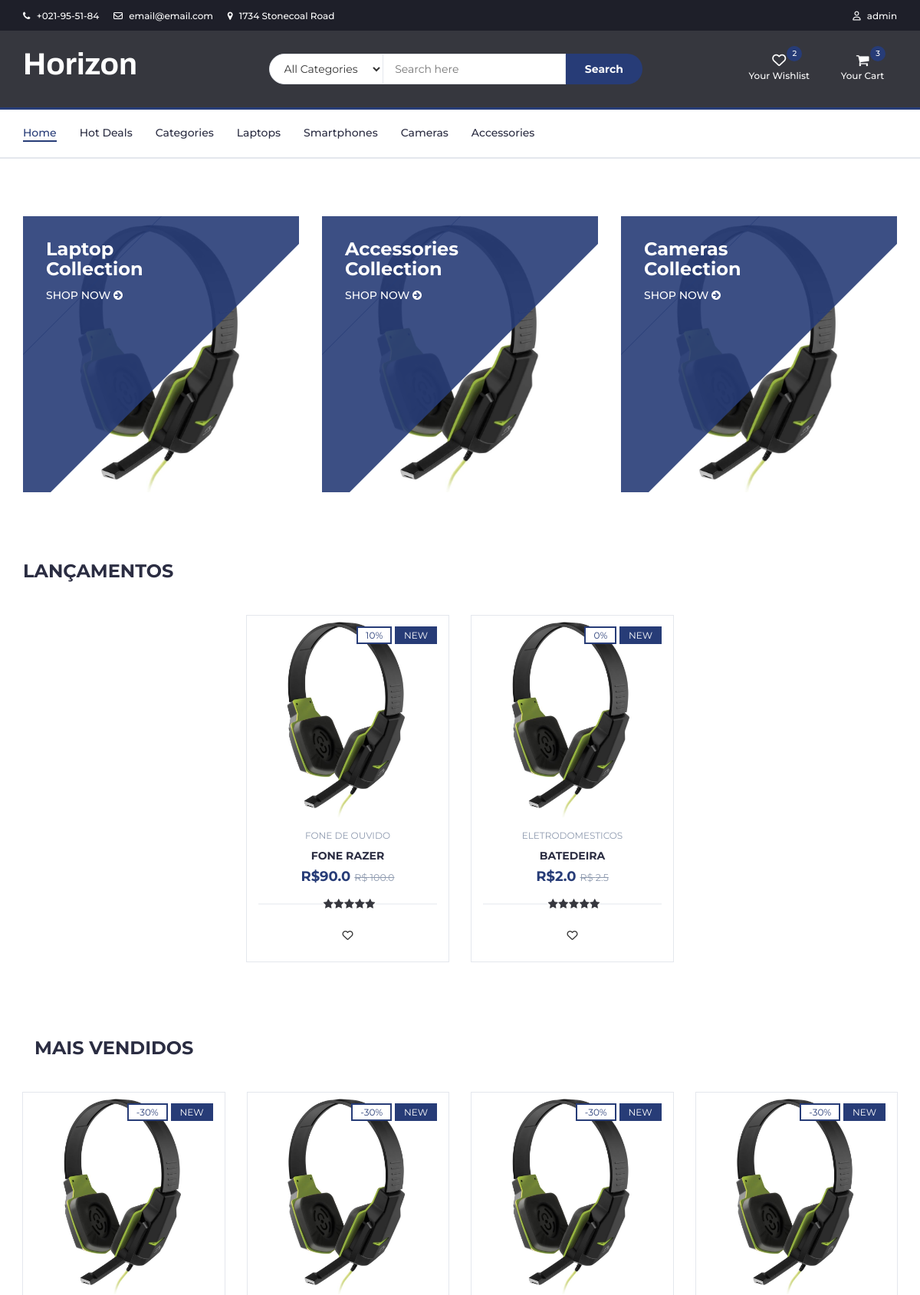
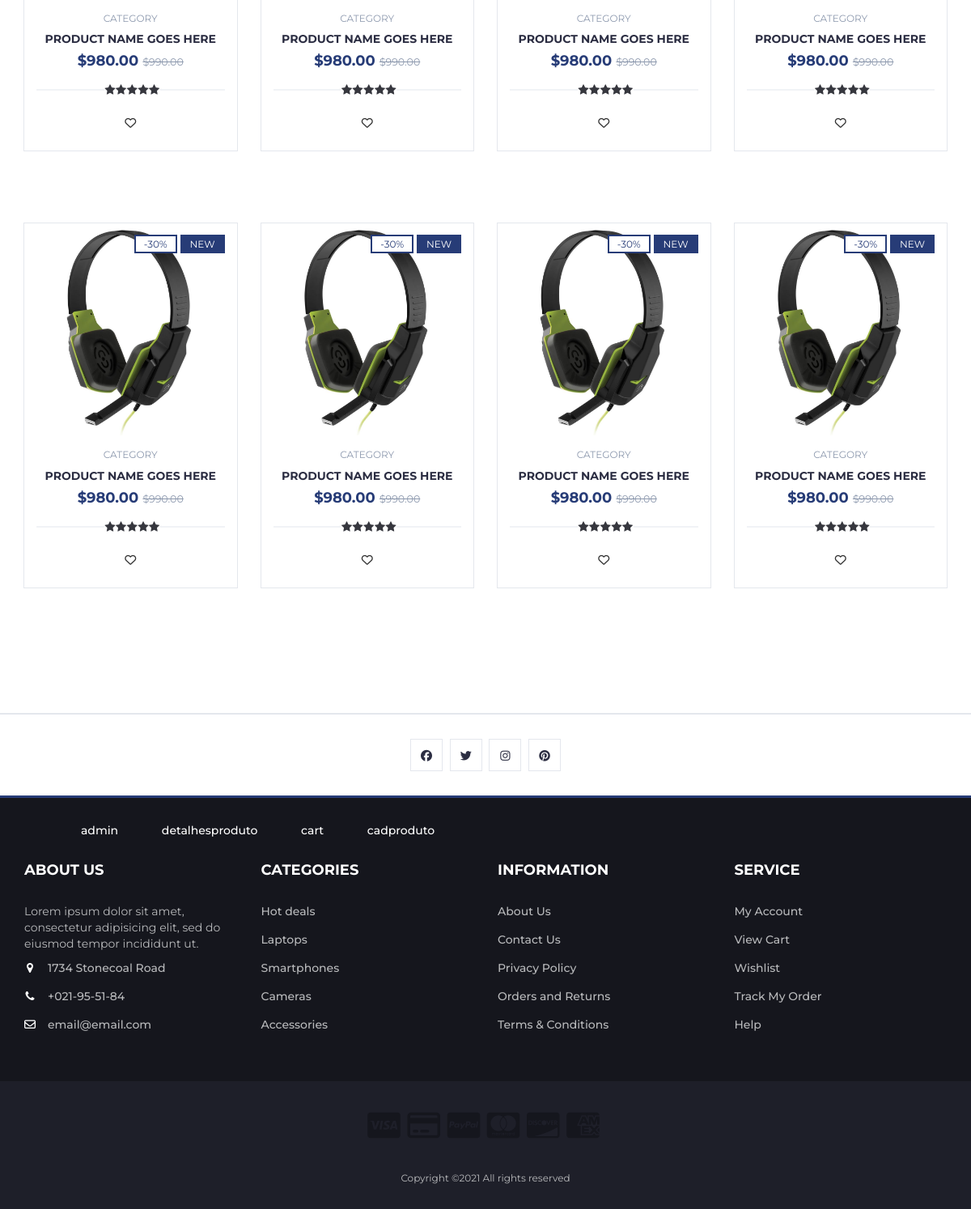
The app's page / (signed in) with its own data (2 pictures, top to bottom).
### ecommerce/models.py (models this page shows, shortened)
class Produtos(models.Model):
    nome = models.CharField(max_length=255,null=False,blank=False)
    preco = models.FloatField(null=False,blank=False)
    preco_desconto = models.FloatField(null=False,blank=False)
    percentual_desconto = models.IntegerField()
    categoria = models.ForeignKey('Categorias',on_delete=models.CASCADE)
    descricao = models.TextField(null=False)
    especificacoes = models.TextField(null=False,blank=False)
    quantidade_estoque = models.IntegerField(null=False,blank=False)
    quantidade_vendida = models.IntegerField(null=False)
    cor = models.ManyToManyField('Cores')
    created_at = models.DateTimeField(auto_now_add=True)
    updated_at = models.DateTimeField(auto_now=True)

class Categorias (models.Model):
    class Meta:
        ordering = ['categoria']
    categoria = models.CharField(max_length=255,blank=False,null=False,unique=True)
    def __str__(self) -> str:
        return self.categoria

### ecommerce/views.py (the view)
# urls.py: path('', views.home),
def home(request):
    lancamentos = Produtos.objects.filter(created_at__gte=datetime.datetime.now()-datetime.timedelta(days=7))
    ls = [1,2,2,2,2,2,2,2]
    cliente = Clientes.objects.filter(usuario = request.user.id).first()
    if cliente == None:
        return redirect('/cadclientes')
    return render(request,'ecommerce/index.html',{'lancamentos':lancamentos,'ls':ls})

### ecommerce/templates/ecommerce/index.html (shortened to what this page needs)
{% extends 'base.html' %}
{% load static %}
{% block content %}
		<div class="section">
			<div class="container">
				<div class="row">
					<div class="col-md-4 col-xs-6 ">
						<div class="shop">
							<div class="shop-img">
								<img src="{% static '/img/razer.jpg' %}" alt="">
							</div>
							<div class="shop-body">
								<h3>Laptop<br>Collection</h3>
								<a href="#" class="cta-btn">Shop now <i class="fa fa-arrow-circle-right"></i></a>
							</div>
						</div>
					</div>
					<div class="col-md-4 col-xs-6">
						<div class="shop">
							<div class="shop-img">
								<img src="{% static '/img/razer.jpg' %}" alt="">
							</div>
							<div class="shop-body">
								<h3>Accessories<br>Collection</h3>
								<a href="#" class="cta-btn">Shop now <i class="fa fa-arrow-circle-right"></i></a>
							</div>
						</div>
					</div>
					<div class="col-md-4 col-xs-6">
						<div class="shop">
							<div class="shop-img">
								<img src="{% static '/img/razer.jpg' %}" alt="">
							</div>
							<div class="shop-body">
								<h3>Cameras<br>Collection</h3>
								<a href="#" class="cta-btn">Shop now <i class="fa fa-arrow-circle-right"></i></a>
							</div>
						</div>
					</div>
				</div>
			</div>
		</div>
<div class="section">
    <div class="container">
        <div class="row">
            <div class="col-md-12">
                <div class="section-title">
                    <h3 class="title">Lançamentos</h3>
                </div>
            </div>
            <div class="col-md-12">
                <div class="row">
                    <div class="products-tabs">
                        <div id="tab1" class="tab-pane active">
                            <div class="products-slick" data-nav="#slick-nav-1">
                                {% for lancamento in lancamentos %}
                                <div class="product">
                                    <div class="product-img">
                                        <img src="{% static '/img/razer.jpg' %}" alt="">
                                        <div class="product-label">
                                            <span class="sale">{{lancamento.percentual_desconto}}%</span>
                                            <span class="new">NEW</span>
                                        </div>
                                    </div>
                                    <div class="product-body">
                                        <p class="product-category">{{lancamento.categoria}}</p>
                                        <h3 class="product-name"><a href="#">{{lancamento.nome}}</a></h3>
                                        <h4 class="product-price">R${{lancamento.preco_desconto}} <del class="product-old-price">R$ {{lancamento.preco}}</del></h4>
                                        <div class="product-rating">
                                            <i class="fa fa-star"></i>
                                            <i class="fa fa-star"></i>
                                            <i class="fa fa-star"></i>
                                            <i class="fa fa-star"></i>
                                            <i class="fa fa-star"></i>
                                        </div>
                                        <div class="product-btns">
                                            <button class="add-to-wishlist"><i class="fa fa-heart-o"></i><span class="tooltipp">add to wishlist</span></button>
                                        </div>
                                    </div>
                                    <div class="add-to-cart">
                                        <form action="/cart/{{lancamento.id}}/1">
                                            <button class="add-to-cart-btn">COMPRAR</button>
                                        </form>
                                    </div>
                                </div>
                                {% endfor %}
                            </div>
                        </div>
                    </div>
                </div>
            </div>
        </div>
    </div>
</div>
<br><br>
<div id="store" class="col-md-12">
    <div class="col-md-12">
        <div class="section-title">
            <h3 class="title">Mais Vendidos</h3>
        </div>
    </div>
    <div class="row">
        {% for l in ls %}
        <div class="col-md-3 col-xs-6" style="margin-bottom: 6rem;">
            <div class="product">
                <div class="product-img">
                    <img src="{% static '/img/razer.jpg' %}" alt="">
                    <div class="product-label">
                        <span class="sale">-30%</span>
                        <span class="new">NEW</span>
                    </div>
                </div>
                <div class="product-body">
                    <p class="product-category">Category</p>
                    <h3 class="product-name"><a href="#">product name goes here</a></h3>
                    <h4 class="product-price">$980.00 <del class="product-old-price">$990.00</del></h4>
                    <div class="product-rating">
                        <i class="fa fa-star"></i>
                        <i class="fa fa-star"></i>
                        <i class="fa fa-star"></i>
                        <i class="fa fa-star"></i>
                        <i class="fa fa-star"></i>
                    </div>
                    <div class="product-btns">
                        <button class="add-to-wishlist"><i class="fa fa-heart-o"></i><span class="tooltipp">add to wishlist</span></button>
                    </div>
                </div>
                <div class="add-to-cart">
                    <button class="add-to-cart-btn"> add to cart</button>
                </div>
            </div>
        </div>
        {% endfor %}
    </div>
</div>
<br>
{% endblock %}

### ecommerce/templates/header.html (shortened to what this page needs)
<div id="top-header">
    <div class="container">
        <ul class="header-links pull-left">
            <li><a href="#"><i class="fa fa-phone"></i> +021-95-51-84</a></li>
            <li><a href="#"><i class="fa fa-envelope-o"></i> email@email.com</a></li>
            <li><a href="#"><i class="fa fa-map-marker"></i> 1734 Stonecoal Road</a></li>
        </ul>
        <ul class="nav-item dropdown no-arrow pull-right">
            {% if user.is_authenticated %}
                <a class="nav-link dropdown-toggle" href="#" id="userDropdown" role="button"
                    data-toggle="dropdown" aria-haspopup="true" aria-expanded="false">
                    <span class="mr-2 d-none d-lg-inline small" style="color: white;"><i class="fa fa-user-o" style="margin-right: 0.5rem;"></i> {{user.get_username}}</span>
                </a>
            {% else %}
                <li><a href="/accounts/login" style="color: white;">Clique aqui para logar</a></li>
            {% endif %}
        </ul>
    </div>
</div>
<div id="header">
    <div class="container">
        <div class="row">
            <div class="col-md-3">
                <div class="header-logo">
                    <a href="/" class="logo">
                        <h3 class="titulo">Horizon</h3>
                    </a>
                </div>
            </div>
            <div class="col-md-6">
                <div class="header-search">
                    <form>
                        <select class="input-select">
                            <option value="0">All Categories</option>
                        </select>
                        <input class="input" placeholder="Search here">
                        <button class="search-btn">Search</button>
                    </form>
                </div>
            </div>
            <div class="col-md-3 clearfix">
                <div class="header-ctn">
                    <div>
                        <a href="#">
                            <i class="fa fa-heart-o"></i>
                            <span>Your Wishlist</span>
                            <div class="qty">2</div>
                        </a>
                    </div>
                    <div class="dropdown">
                        <a class="dropdown-toggle" data-toggle="dropdown" aria-expanded="true">
                            <i class="fa fa-shopping-cart"></i>
                            <span>Your Cart</span>
                            <div class="qty">3</div>
                        </a>
                    </div>
                </div>
            </div>
        </div>
    </div>
</div>

### records on screen
Produtos: percentual_desconto "10", categoria "FONE DE OUVIDO", nome "FONE RAZER", preco_desconto "90.0", preco "100.0"
Produtos: percentual_desconto "0", categoria "ELETRODOMESTICOS", nome "BATEDEIRA", preco_desconto "2.0", preco "2.5"

### other values on screen
{{ user.get_username }} "admin"
